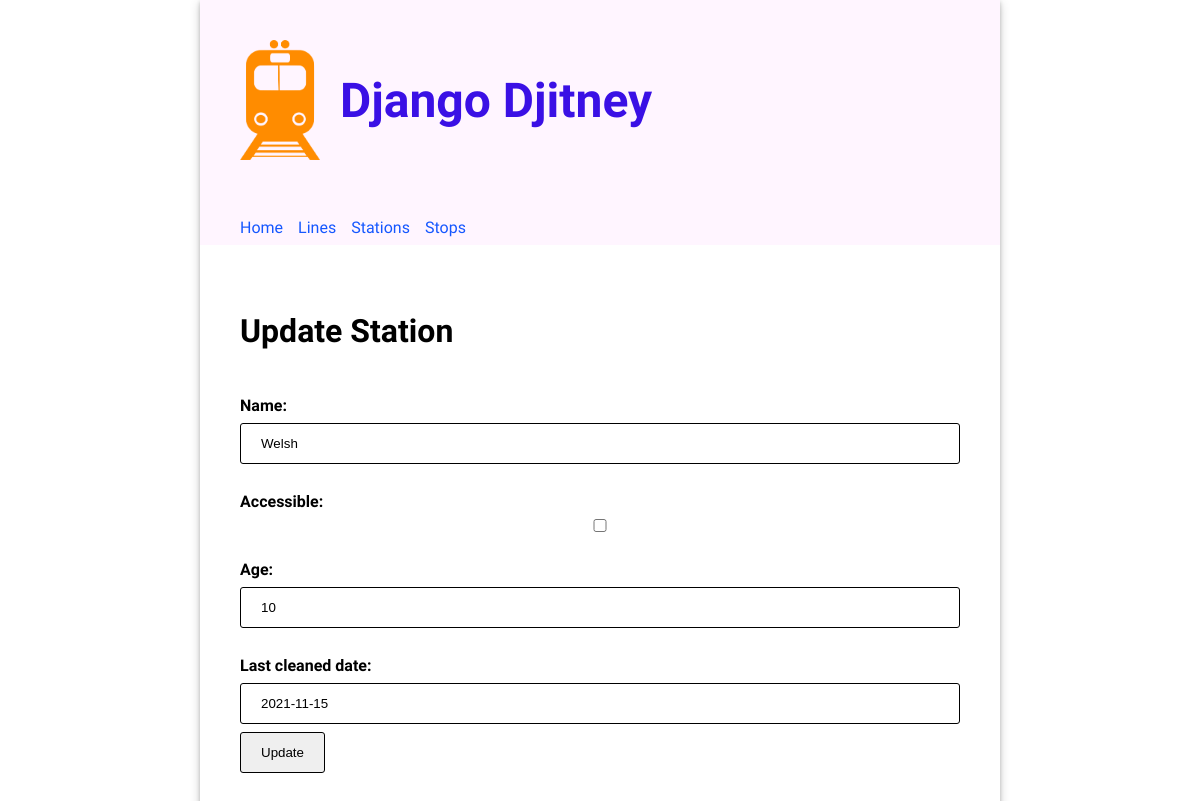
Screenshot of /stations/1/update with the database file from the repository.
### routes/models.py (models this page shows, shortened)
class Station(models.Model):
  name = models.CharField(unique=True, max_length=200)
  accessible = models.BooleanField(default=False)
  age = models.PositiveSmallIntegerField()
  last_cleaned_date = models.DateField()

### routes/views.py (the view)
# urls.py: path("stations/<pk>/update", views.UpdateStationView.as_view(), name="update_station"),
class UpdateStationView(UpdateView):
  model = Station
  template_name = "routes/update_station.html"
  form_class = StationForm

### routes/forms.py
class StationForm(forms.ModelForm):
  class Meta:
    model = Station
    fields = "__all__"

### routes/templates/routes/update_station.html
{% extends 'base.html' %} {% load static %} {% block content %}
<h2>Update Station</h2>
<form method="post"> {% csrf_token %}
  {{ form }}
  <input type="submit" value="Update" />
</form>
{% endblock %}

### routes/static/routes/style.css (style rules this page uses)
body { font-family: "Oxygen", sans-serif; margin: 0; }
input, select { width: 100%; padding: 12px 20px; margin: 8px 0; box-sizing: border-box; border: 1px solid black; border-radius: 3px; }
main h2 { font-size: 2em; }
main form input[type="submit"] { width: max-content; }
main form * { display: block; }
main form label { font-size: 1em; font-weight: bold; padding-top: 20px; }

### rows the page displays
Station: name "Welsh", age "10", last_cleaned_date "2021-11-15"
